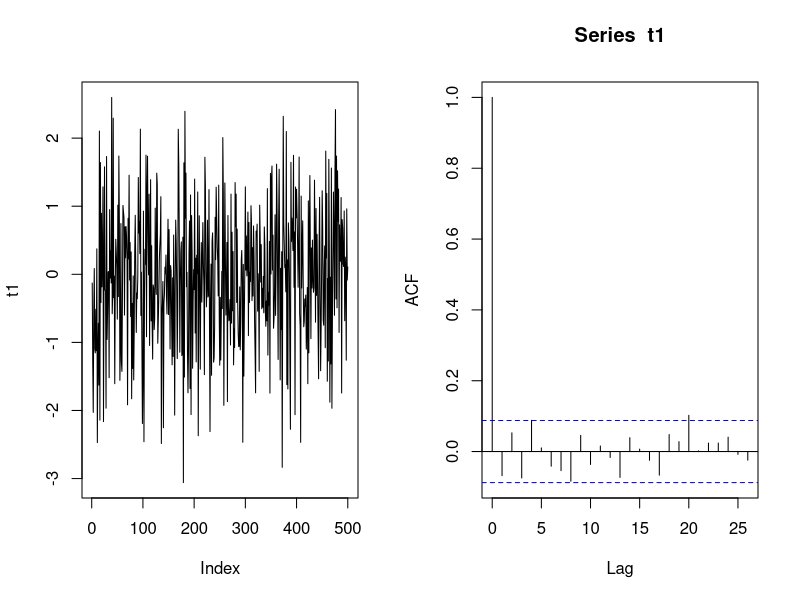
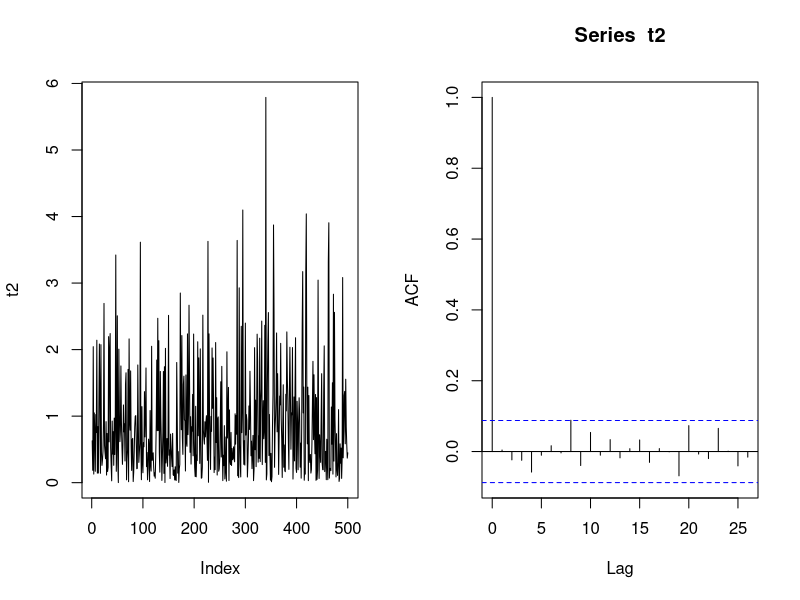
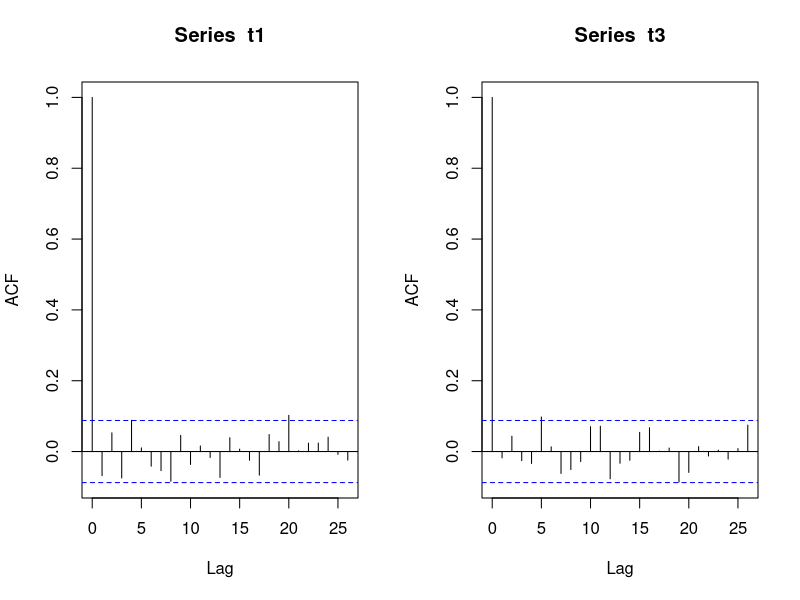
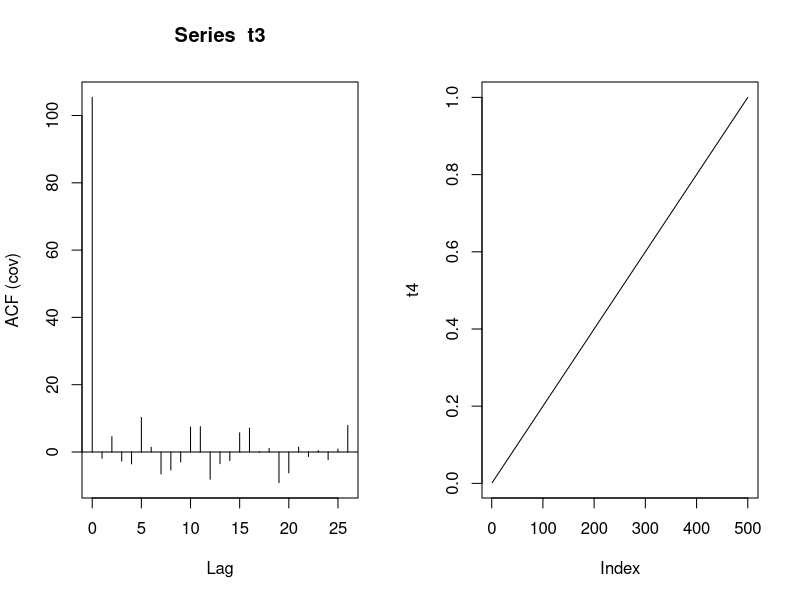
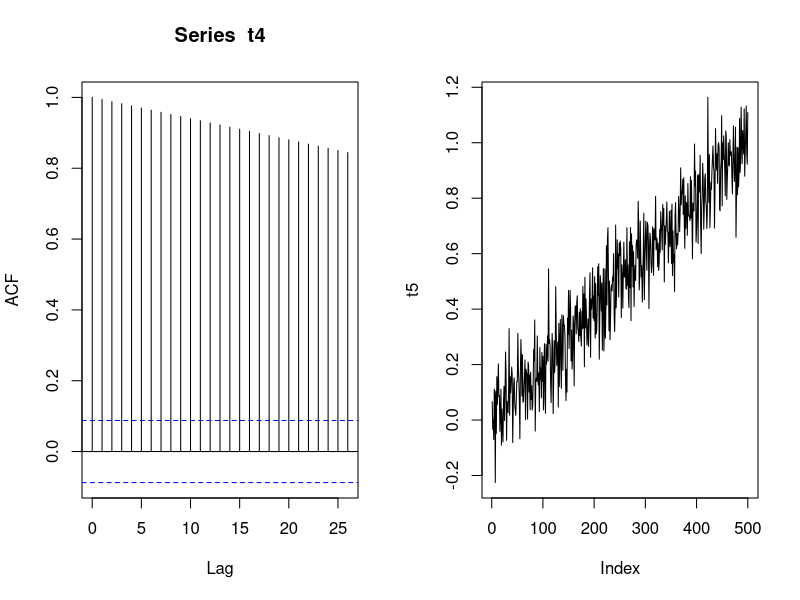
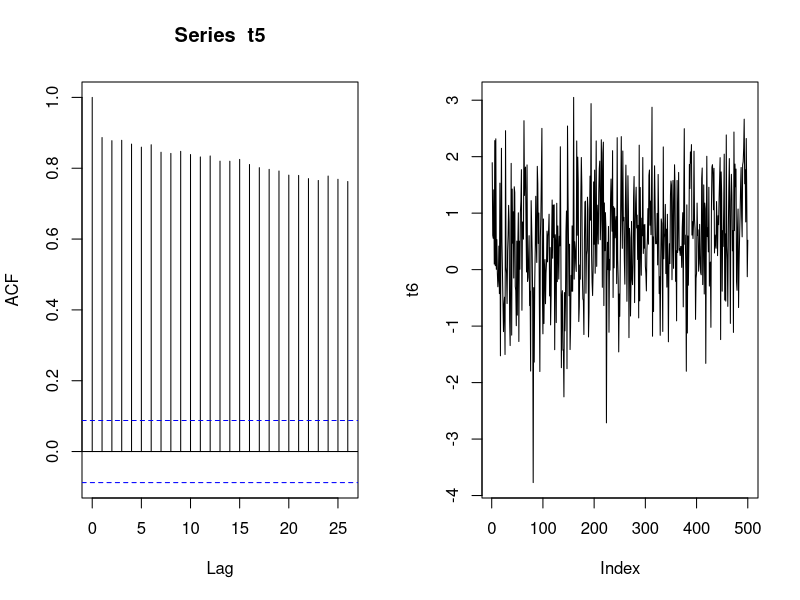
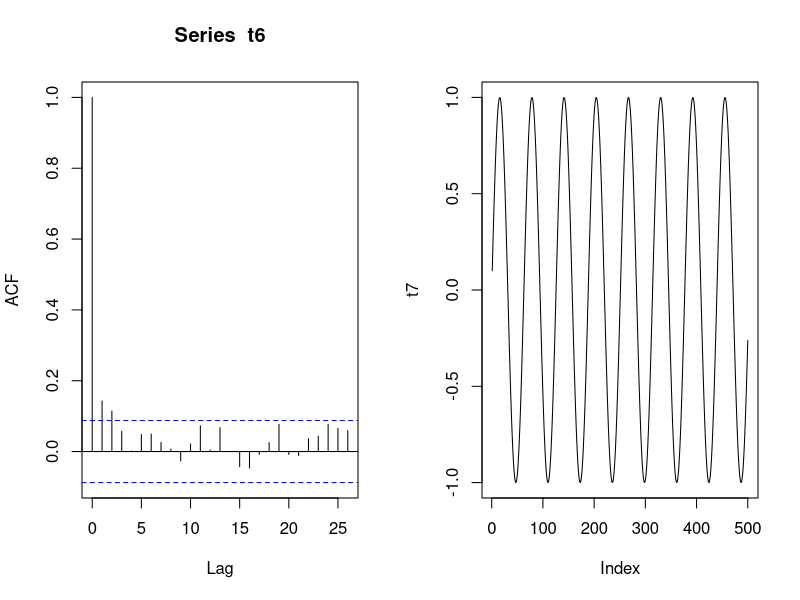
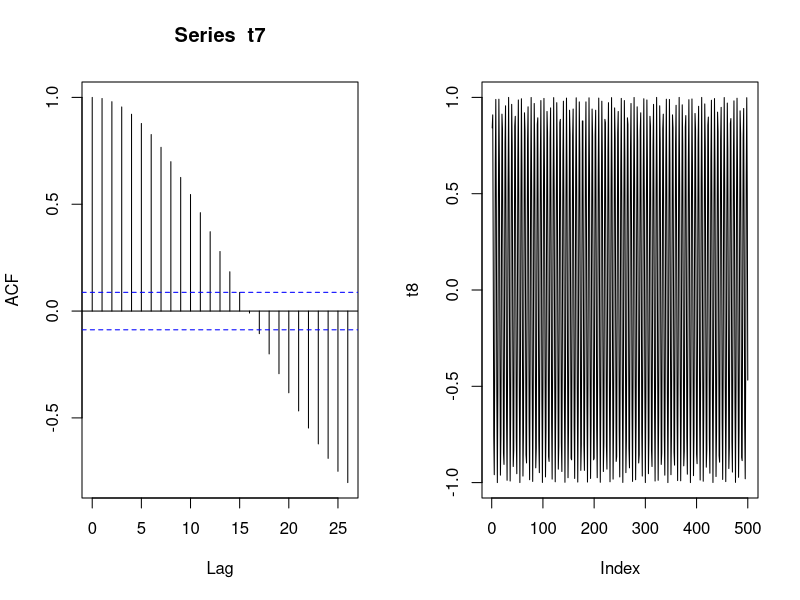

Reproduce these figures in R, in order.
# let R produce two plots side by side
par(mfrow=c(1,2))

# plot both the series and sample acf when series is iid normal
t1<-rnorm(500)
plot(t1,type="l")
# For white noise, the autocorrelation values should be small, as the plot shows
acf(t1) # comes with a blue band that is a 95% confidence interval for the test of whether it is white noise




# plot both the series and sample acf when series is iid exponential
t2<-rexp(500)
plot(t2,type="l")
acf(t2) # looks similar to the previous one even though the distributions look different because we only care about second moment

# check the values of sample ACF at different lags
result<-acf(t1)
result

# check the options available in acf function
?acf

# for ACF and ACVF
t3<-rnorm(500)*10
acf(t3)
acf(t3, type="covariance")

# the behaviour of sample acf from non-stationary series
# linear trend
t4<-1:500/500
plot(t4,type="l")
acf(t4)
# add a bit noise
t5<-1:500/500+rnorm(500)*0.1
plot(t5,type="l")
acf(t5)
# add a lot more noise # now it looks more like white noise
t6<-1:500/500+rnorm(500)
plot(t6,type="l")
acf(t6)

# seasonality
t7<-sin(1:500/10)
plot(t7,type="l")
acf(t7)
# how about more frequent cycles?
t8<-sin(1:500)
plot(t8,type="l")
acf(t8)

#How about MA model? -- to be discussed next week!
t9<-arima.sim(list(ma=0.5),n=500)
plot(t9,type="l")
acf(t9)